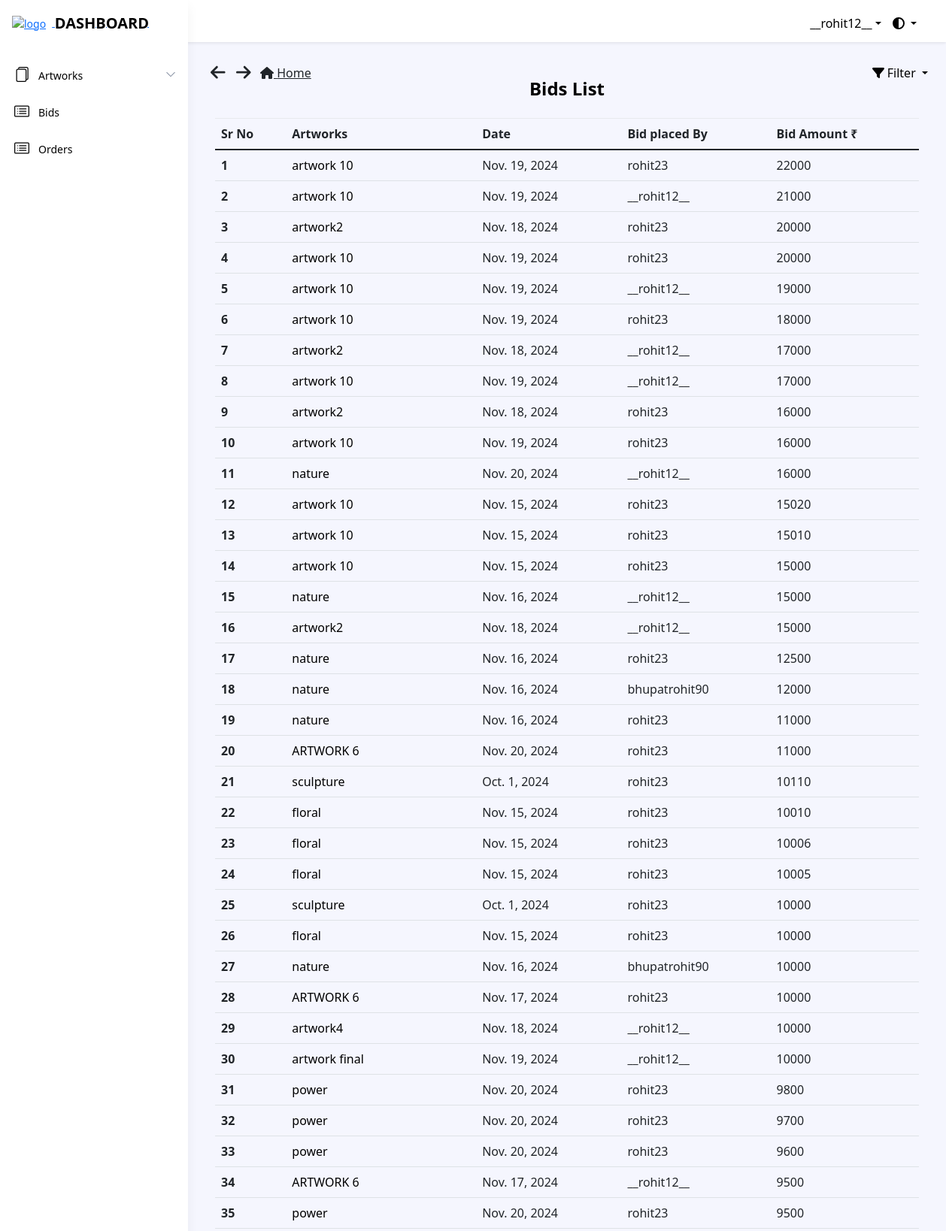
Page /dashboard/bidlist/ (signed in, upper part) on the committed database.
### dashboard/models.py (models this page shows, shortened)
class Bid(models.Model):
    user = models.ForeignKey(settings.AUTH_USER_MODEL, on_delete=models.CASCADE)
    product = models.ForeignKey(Artwork, on_delete=models.CASCADE, related_name='bids')
    bid_date = models.DateField(auto_now_add=True)
    bid_amt = models.IntegerField(default=1)

class Artwork(models.Model):
    product_id = models.CharField(max_length=255, default="")
    product_name = models.CharField(max_length=255, default="", blank=False, null=False)
    product_price = models.IntegerField(default=0, null=False)
    opening_bid = models.IntegerField(default=0)
    product_cat = models.ForeignKey('Catalogue', on_delete=models.CASCADE)
    product_qty = models.IntegerField(default=0)
    product_image = models.ImageField(upload_to='arts/')
    dimension_unit = models.CharField(max_length=2, choices=[('cm', 'Centimeters'), ('ft', 'Feet')])
    length_in_centimeters = models.FloatField(default=0.0, blank=True, null=True)
    width_in_centimeters = models.FloatField(default=0.0, blank=True, null=True)
    foot = models.FloatField(default=0, blank=True, null=True)
    inches = models.FloatField(default=0, blank=True, null=True)
    created_at = models.DateField(default=timezone.now)  # Default to current time zone's now
    end_date = models.DateField()
    user = models.ForeignKey(settings.AUTH_USER_MODEL, on_delete=models.CASCADE)
    is_sold = models.BooleanField(default=False)
    is_purchased = models.BooleanField(default=False)
    status = models.CharField(max_length=50, choices=[
        ('active', 'Active'),
        ('closed', 'Closed'),
        ('waiting_for_response', 'Waiting for Response'),
        ('unsold', 'Unsold'),
    ], default='active')
    response_deadline = models.DateTimeField(blank=True, null=True)  # To store the deadline for buyer response
    buyer_response = models.CharField(
        max_length=11,
        choices=[('yes', 'Yes'), ('no', 'No'), ('no_response', 'No Response')],
        default='no_response'
    )
    def __str__(self):
        return self.product_name

### dashboard/views.py (the view)
# urls.py: path('bidlist/', views.BidListView.as_view(), name="bid_list"),
class BidListView(LoginRequiredMixin, ListView):
    model = Bid
    template_name = 'dashboard/bids_list.html'
    context_object_name = 'bids'
    ordering = ['-bid_amt']  # Default ordering by highest bid
    def get_queryset(self):
        queryset = super().get_queryset()
        filter_param = self.request.GET.get('filter')
        if filter_param == 'asc':
            queryset = queryset.order_by('bid_amt')  # Ascending order by bid amount
        elif filter_param == 'desc':
            queryset = queryset.order_by('-bid_amt')  # Descending order by bid amount
        else:
            queryset = queryset.order_by('-bid_amt')  # Default to descending if no filter param
        return queryset

### art/context_processors.py (called while the page is built)
def catalogue_list(request):
    return {"catalogue_list": Catalogue.objects.all()}

### dashboard/models.py (called while the page is built)
    def __str__(self):
        return self.cat_name

### dashboard/templatetags/auth_extras.py (called while the page is built)
@register.filter(name='has_group')
def has_group(user, group_name):
    group = Group.objects.get(name=group_name)
    return True if group in user.groups.all() else False

### templates/dashboard/bids_list.html (shortened to what this page needs)
{% extends './base.html' %}
{% load static %}
{% block links %}
<link rel="stylesheet" href="{% static 'dashboard/css/ordermodel_list.css' %}">
<link rel="stylesheet" href="https://stackpath.bootstrapcdn.com/bootstrap/4.5.2/css/bootstrap.min.css">
{% endblock %}
{% block content %}
{% include './includes/header.html' %}
{% include "art/arrow_button.html" %}
{% load auth_extras %}
<div class="app-wrapper">
    <div class="app-content pt-3 p-md-3 p-lg-4">
        <div class="button-container">
            <i class="fa-solid fa-arrow-left" style="cursor:pointer; font-size:1.4rem; margin-right:10px" onclick="goBack()"></i>
            <i class="fa-solid fa-arrow-right" style="cursor:pointer; font-size:1.4rem; margin-right:15px" onclick="goForward()"></i>
        </div>
        {% if user.is_authenticated %}
        <div class="home-button-container">
            <a href="{% url 'art:index' %}" class="btn-home-order"><i class="fa-solid fa-house"></i> Home</a>
        </div>
        {% endif %}
        <div class="container-xl">
            <h1 class="app-page-title">Bids List</h1>
            <div class="filter-dropdown">
                <div class="dropdown-toggle" id="filterDropdown" style="cursor:pointer;" data-toggle="dropdown" aria-haspopup="true" aria-expanded="false">
                    <i class="fa-solid fa-filter"></i> Filter
                </div>
            </div>
            <div class="row g-4 mb-4">
                <table class="table">
                    <thead>
                        <tr>
                            <th scope="col">Sr No</th>
                            <th scope="col">Artworks</th>
                            <th scope="col">Date</th>
                            {% if user|has_group:"SellerGroup" %}
                            <th scope="col">Bid placed By</th>
                            {% endif %}
                            <th scope="col">Bid Amount ₹</th>
                        </tr>
                    </thead>
                    <tbody>
                        {% for bid in object_list %}
                        <tr>
                            <th scope="row">{{ forloop.counter }}</th>
                            <td>
                                <a href="#" class="artworks-order" data-toggle="modal" data-target="#productModal" data-product-id="{{ bid.product.id }}" data-product-name="{{ bid.product }}" data-product-image-url="{{ bid.product.product_image.url }}" data-product-dimensions="{{ bid.product.length_in_centimeters }} x {{ bid.product.width_in_centimeters }} cm" data-product-catalogue="{{ bid.product.product_cat }}" data-product-opening-bid="₹ {{ bid.product.opening_bid }}" data-last-bid="{{ bid.bid_amt }}">{{ bid.product }}</a>
                            </td>
                            <td>{{ bid.bid_date }}</td>
                            {% if user|has_group:"SellerGroup" %}
                            <td>{{ bid.user }}</td>
                            {% endif %}
                            <td>{{ bid.bid_amt }}</td>
                        </tr>
                        {% empty %}
                        <tr>
                            <td colspan="5">
                                <h3>No artworks to show</h3>
                            </td>
                        </tr>
                        {% endfor %}
                    </tbody>
                </table>
            </div>
        </div>
    </div>
</div>
{% endblock %}

### templates/dashboard/includes/header.html (shortened to what this page needs)
{% load static %}
{% block links %}
<link rel="stylesheet" type="text/css" href="{% static 'dashboard/css/header.css' %}" />
{% endblock %}
{% load auth_extras %}
<link href="https://stackpath.bootstrapcdn.com/bootstrap/5.1.3/css/bootstrap.min.css" rel="stylesheet">
<nav class="app-header fixed-top">
    <div class="app-header-inner">
        <div class="container-fluid py-2">
            <div class="app-header-content">
                <div class="row justify-content-between align-items-center">
                    <div class="app-utilities col-auto">
                        <div class="col-auto">
                        <div class="app-utility-item app-user-dropdown dropdown">
                            <a class="dropdown-toggle theme" id="user-dropdown-toggle" data-bs-toggle="dropdown" href="#" role="button" aria-expanded="false">{{ user }}</a>
                            <div class="dropdown">
                                <a class="dropdown-toggle" id="theme-dropdown" data-bs-toggle="dropdown" href="#" role="button" aria-expanded="false">
                                    <i class="fas fa-adjust"></i>
                                </a>
                            </div>
                        </div>
                    </div>
                    </div>
                </div>
            </div>
        </div>
    </div>
    <div id="app-sidepanel" class="app-sidepanel">
        <div class="sidepanel-inner d-flex flex-column">
            <div class="app-branding">
                <a class="app-logo" href="#" data-bs-toggle="modal" data-bs-target="#logoModal">
                    <img class="logo-icon me-2" src="{% static 'images/assets/ARTIV_LOGO.jpg' %}" alt="logo">
                    <span class="logo-text">DASHBOARD</span>
                </a>
            </div>
            <nav id="app-nav-main" class="app-nav app-nav-main flex-grow-1">
                <ul class="app-menu list-unstyled accordion" id="menu-accordion">
                    {% if user|has_group:"SellerGroup" %}
                    <li class="nav-item-dashboard has-submenu">
                        <a class="nav-link submenu-toggle" href="#" data-bs-toggle="collapse" data-bs-target="#submenu-1" aria-expanded="false" aria-controls="submenu-1">
                            <span class="nav-icon">
                            </span>
                            <span class="nav-link-text">Artworks</span>
                            <span class="submenu-arrow">
                                <svg width="1em" height="1em" viewBox="0 0 16 16" class="bi bi-chevron-down" fill="currentColor" xmlns="http://www.w3.org/2000/svg">
                                    <path fill-rule="evenodd" d="M1.646 4.646a.5.5 0 0 1 .708 0L8 10.293l5.646-5.647a.5.5 0 0 1 .708.708l-6 6a.5.5 0 0 1-.708 0l-6-6a.5.5 0 0 1 0-.708z"/>
                                </svg>
                            </span>
                        </a>
                    </li>
                    <li class="nav-item-dashboard">
                        <a class="nav-link" href="{% url 'dashboard:bid_list' %}">
                            <span class="nav-icon">
                            </span>
                            <span class="nav-link-text">Bids</span>
                        </a>
                    </li>
                    {% endif %}
                    <li class="nav-item-dashboard">
                        <a class="nav-link" href="{% url 'dashboard:order_list' %}">
                            <span class="nav-icon">
                            </span>
                            <span class="nav-link-text">Orders</span>
                        </a>
                    </li>
                </ul>
            </nav>
        </div>
    </div>
</nav>

### static/dashboard/css/ordermodel_list.css (style rules this page uses)
.artworks-order { color: black !important; text-decoration: none !important; }
.table { color: #000000; }
.table th, .table td { border-color: #dee2e6; }

### static/dashboard/css/header.css (style rules this page uses)
.app-utility-item:last-child { margin-top: -5px !important; }
.dropdown-toggle { text-decoration: none !important; color: #000000 !important; }
.app-utility-item { display: flex; align-items: center; margin-top: 0; }
.button-container { position: absolute; top: 85px; left: 17.5rem; }
.theme { margin-right: 15px; }
.app-header { background: #ffffff !important; border-bottom: none !important; padding-top: 1rem !important; }
.app-sidepanel { border-right: none !important; transition: background-color 0.3s ease; }
.app-sidepanel .sidepanel-inner { background: #ffffff !important; transition: background-color 0.3s ease; }
.app-nav .nav-item-dashboard { display: block; color: #b9b9b9; background: none !important; }
.app-nav .nav-link { color: #000000 !important; }
.app-branding .logo-text { text-decoration: none !important; color: #000000 !important; }

### static/dashboard/css/navbar.css (style rules this page uses)
:root { --border-color: black; }

### static/dashboard/css/unsold.css (style rules this page uses)
.row { justify-content: start; --bs-gutter-y: 1.5rem !important; }
:root { --card-bg-light: #ffffff; --card-bg-dark: #2c2c2c; --text-light: #000000; --text-dark: #ffffff; }
.filter-dropdown { position: absolute; top: 70px; right: 35px; }
.button-container { position: absolute; top: 85px; right: 10px; }

### static/dashboard/css/contact.css (style rules this page uses)
.button-container { position: absolute; top: 85px; left: 2rem; }
:root { --background-color: #e7e7e7; --text-color: #000; --link-color: #343434; --link-hover-color: #000000; --title-color: #000; --contact-text-color: #000; }
body { background-color: var(--background-color); color: var(--text-color); }

### static/dashboard/css/faq.css (style rules this page uses)
:root { --background-color: #f8f9fa; --text-color: #000; --link-color: #007bff; --link-hover-color: #0056b3; --title-color: #000; --accordion-bg-color: #fff; --accordion-border-color: #ddd; --accordion-header-bg-color: #f7f7f7; --accordion-header-text-color: #000; }
body { background-color: var(--background-color); color: var(--text-color); }

### static/dashboard/css/index.css (style rules this page uses)
:root { --background-color: #e7e7e7; --text-color: #000; --link-color: #343434; --link-hover-color: #000000; --title-color: #000; --contact-text-color: #000; }
.row { justify-content: start; --bs-gutter-y: 1.5rem !important; }
.filter-dropdown { position: absolute; top: 70px; right: 35px; }
.button-container { position: absolute; top: 85px; left: 2rem; }

### static/home/css/about.css (style rules this page uses)
.light-mode h1, .light-mode h4 { color: black ; }
body, h1, h4, p { margin: 0; padding: 0; }
h1, h4 { text-align: center; }

### static/dashboard/css/artwork_detail.css (style rules this page uses)
:root { --card-bg-light: #ffffff; --card-bg-dark: #2c2c2c; --text-light: #000000; --text-dark: #ffffff; }
body { color: var(--text-color); }
body.light-mode { --card-bg: var(--card-bg-light); --text-color: var(--text-light); }
.button-container { position: absolute; top: 85px; left: 2rem; }

### templates/dashboard/bids_list.html (style rules this page uses)
body { font-family: 'Poppins', sans-serif; }
.filter-dropdown { position: absolute; top: 85px; right: 1.5rem; }
.button-container { position: absolute; top: 85px; left: 17.5rem; }
.home-button-container { position:relative; top: 5px; left: 4.5rem; }
.btn-home-order { top: -2px; left: 9.5rem; color: #212529; }

### rows in the picture
Bid: product "artwork 10", bid_date "Nov. 19, 2024", user "rohit23", bid_amt "22000"
Bid: product "artwork 10", bid_date "Nov. 19, 2024", user "__rohit12__", bid_amt "21000"
Bid: product "artwork2", bid_date "Nov. 18, 2024", user "rohit23", bid_amt "20000"
Bid: product "artwork 10", bid_date "Nov. 19, 2024", user "rohit23", bid_amt "20000"
Bid: product "artwork 10", bid_date "Nov. 19, 2024", user "__rohit12__", bid_amt "19000"
Bid: product "artwork 10", bid_date "Nov. 19, 2024", user "rohit23", bid_amt "18000"
Bid: product "artwork2", bid_date "Nov. 18, 2024", user "__rohit12__", bid_amt "17000"
Bid: product "artwork 10", bid_date "Nov. 19, 2024", user "__rohit12__", bid_amt "17000"
Bid: product "artwork2", bid_date "Nov. 18, 2024", user "rohit23", bid_amt "16000"
Bid: product "artwork 10", bid_date "Nov. 19, 2024", user "rohit23", bid_amt "16000"
Bid: product "nature", bid_date "Nov. 20, 2024", user "__rohit12__", bid_amt "16000"
Bid: product "artwork 10", bid_date "Nov. 15, 2024", user "rohit23", bid_amt "15020"
Bid: product "artwork 10", bid_date "Nov. 15, 2024", user "rohit23", bid_amt "15010"
Bid: product "artwork 10", bid_date "Nov. 15, 2024", user "rohit23", bid_amt "15000"
Bid: product "nature", bid_date "Nov. 16, 2024", user "__rohit12__", bid_amt "15000"
Bid: product "artwork2", bid_date "Nov. 18, 2024", user "__rohit12__", bid_amt "15000"
Bid: product "nature", bid_date "Nov. 16, 2024", user "rohit23", bid_amt "12500"
Bid: product "nature", bid_date "Nov. 16, 2024", user "bhupatrohit90", bid_amt "12000"
Bid: product "nature", bid_date "Nov. 16, 2024", user "rohit23", bid_amt "11000"
Bid: product "ARTWORK 6", bid_date "Nov. 20, 2024", user "rohit23", bid_amt "11000"
Bid: product "sculpture", bid_date "Oct. 1, 2024", user "rohit23", bid_amt "10110"
Bid: product "floral", bid_date "Nov. 15, 2024", user "rohit23", bid_amt "10010"
Bid: product "floral", bid_date "Nov. 15, 2024", user "rohit23", bid_amt "10006"
Bid: product "floral", bid_date "Nov. 15, 2024", user "rohit23", bid_amt "10005"
Bid: product "sculpture", bid_date "Oct. 1, 2024", user "rohit23", bid_amt "10000"
Bid: product "floral", bid_date "Nov. 15, 2024", user "rohit23", bid_amt "10000"
Bid: product "nature", bid_date "Nov. 16, 2024", user "bhupatrohit90", bid_amt "10000"
Bid: product "ARTWORK 6", bid_date "Nov. 17, 2024", user "rohit23", bid_amt "10000"
Bid: product "artwork4", bid_date "Nov. 18, 2024", user "__rohit12__", bid_amt "10000"
Bid: product "artwork final", bid_date "Nov. 19, 2024", user "__rohit12__", bid_amt "10000"
Bid: product "power", bid_date "Nov. 20, 2024", user "rohit23", bid_amt "9800"
Bid: product "power", bid_date "Nov. 20, 2024", user "rohit23", bid_amt "9700"
Bid: product "power", bid_date "Nov. 20, 2024", user "rohit23", bid_amt "9600"
Bid: product "ARTWORK 6", bid_date "Nov. 17, 2024", user "__rohit12__", bid_amt "9500"
Bid: product "power", bid_date "Nov. 20, 2024", user "rohit23", bid_amt "9500"

### other values in the picture
{{ user }} "__rohit12__"
